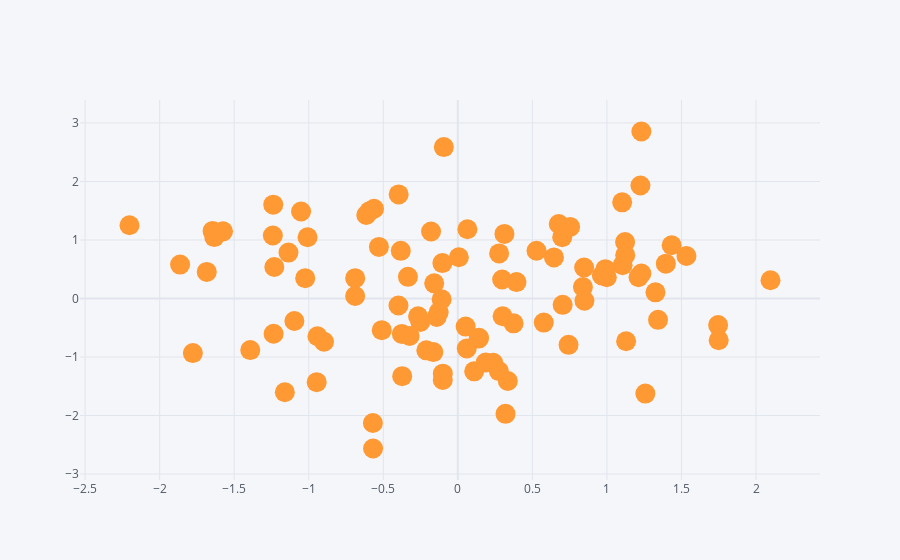

The code cell stored with this chart in its notebook:
### Code cell
df.iplot(kind='scatter',x='A',y='B',size=20,mode='markers') # without mode='markers' it'll connetc the dots together
